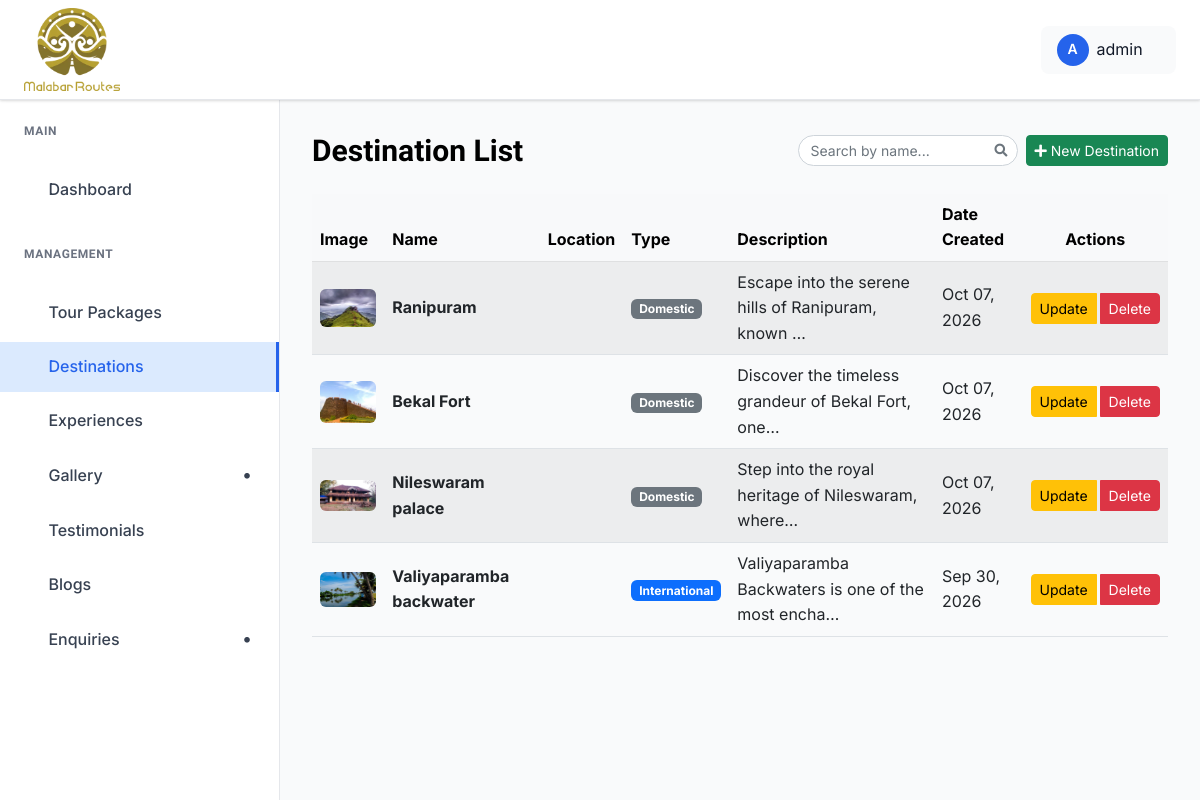
/dashboard/destinations/ (signed in), run on the app's committed database.
### malabar_routes_app/models.py (models this page shows, shortened)
class OptimizedImageModel(models.Model):
    image_fields = []
    class Meta:
        abstract = True

class Destination(OptimizedImageModel):
    image_fields = ["image"]
    DOMESTIC = "domestic"
    INTERNATIONAL = "international"
    DESTINATION_TYPE_CHOICES = [
        (DOMESTIC, "Domestic"),
        (INTERNATIONAL, "International"),
    ]
    name = models.CharField(max_length=200)
    slug = models.SlugField(unique=True, blank=True)
    description = models.TextField()
    image = models.ImageField(upload_to="destinations/")
    location = models.CharField(
        max_length=200,
        blank=True,
        help_text="Country or region"
    )
    destination_type = models.CharField(
        max_length=20,
        choices=DESTINATION_TYPE_CHOICES,
        default=DOMESTIC,
        help_text="Select destination type"
    )
    created_at = models.DateTimeField(auto_now_add=True)
    class Meta:
        ordering = ["-created_at"]
        verbose_name_plural = "Destinations"

### malabar_routes_app/views.py (the view)
@admin_required
def admin_destination_list(request):
    destinations = Paginator(
        Destination.objects.order_by("-created_at"),
        10,
    ).get_page(
        request.GET.get("page")
    )
    return render(
        request,
        "admin_pages/destination_list.html",
        {
            "destinations": destinations,
        },
    )

### malabar_routes_app/views.py (called while the page is built, shortened)
def admin_required(view_func):
    @wraps(view_func)
    @login_required(login_url="admin_login")
    def wrapper(request, *args, **kwargs):
        return view_func(
            request,
            *args,
            **kwargs
        )
    return wrapper

def booking_packages(request):
    return {"booking_packages": TourPackage.objects.order_by("-created_at")}

### templates/admin_pages/destination_list.html (shortened to what this page needs)
{% extends "admin_pages/base.html" %}
{% load static %}
{% block content %}
<div class="dashboard__form__wraper">
    <div class="create__course__title mb-4 d-flex flex-wrap justify-content-between align-items-center gap-2">
        <h4 class="mb-0">Destination List</h4>
        <div class="d-flex align-items-center gap-2 ms-auto">
            <div class="search-box">
                <input type="text" id="activitySearchInput" class="form-control form-control-sm" placeholder="Search by name...">
            </div>
        </div>
        <a href="{% url 'destination_create' %}" class="btn btn-success btn-sm">
            <i class="fas fa-plus"></i> New Destination
        </a>
    </div>
    <div class="custom-table-container">
        <table class="table table-striped table-hover align-middle">
            <thead class="table-light">
                <tr>
                    <th scope="col">Image</th>
                    <th scope="col">Name</th>
                    <th scope="col">Location</th>
                    <th scope="col">Type</th>
                    <th scope="col">Description</th>
                    <th scope="col">Date Created</th>
                    <th scope="col" class="text-center">Actions</th>
                </tr>
            </thead>
            <tbody>
                {% for destination in destinations %}
                <tr>
                    <td>
                        {% if destination.image %}
                        <img src="{{ destination.image.url }}" alt="{{ destination.name }}" class="img-fluid rounded"
                            width="80" height="60" style="object-fit: cover;">
                        {% else %}
                        <img src="https://via.placeholder.com/80x60?text=No+Image" alt="No Image"
                            class="img-fluid rounded" width="80" height="60">
                        {% endif %}
                    </td>
                    <td><strong>{{ destination.name }}</strong></td>
                    <td></td>
                    <td>
            {% if destination.destination_type == "international" %}
            <span class="badge bg-primary">International</span>
            {% else %}
            <span class="badge bg-secondary">Domestic</span>
            {% endif %}
        </td>
                    <td class="description-cell">{{ destination.description|striptags|truncatechars:50 }}</td>
                    <td>{{ destination.created_at|date:"M d, Y" }}</td>
                    <td class="text-center">
                        <div class="btn-group" role="group">
                            <a href="{% url 'destination_update' destination.id %}" class="btn btn-sm btn-warning me-1">
                                Update
                            </a>
                            <button type="button" class="btn btn-sm btn-danger" data-bs-toggle="modal"
                                data-bs-target="#deleteDestinationModal{{ destination.id }}">
                                Delete
                            </button>
                        </div>
                    </td>
                </tr>
                {% endfor %}
            </tbody>
        </table>
    </div>
</div>
{% endblock %}

### templates/admin_pages/base.html (shortened to what this page needs)
{% load static %}
<!DOCTYPE html>
<html class="no-js" lang="en">
<head>
    <link rel="stylesheet" href="https://cdnjs.cloudflare.com/ajax/libs/toastr.js/latest/toastr.min.css">
    <link href="https://cdnjs.cloudflare.com/ajax/libs/font-awesome/5.15.4/css/all.min.css" rel="stylesheet">
    <link rel="stylesheet" href="{% static 'admin-static/assets/css/bootstrap.min.css' %}">
    <link rel="stylesheet" href="{% static 'admin-static/assets/css/icofont.min.css' %}">
    <link rel="stylesheet" href="{% static 'admin-static/assets/css/style.css' %}">
</head>
<body>
    <header class="dashboard-header">
        <div class="header-left">
            <a href="{% url 'admin_dashboard' %}" class="logo">
                <img src="{% static 'malabar-static/logo.webp' %}" alt="Malabar Routes Logo">
            </a>
        </div>
        <div class="header-right">
            <div class="user-profile-dropdown">
                <div class="user-profile-toggle">
                    <div class="user-avatar">
                        {{ request.user.username|first|upper }}
                    </div>
                    <span>{{ request.user.username}}</span>
                    <i class="icofont-simple-down"></i>
                </div>
            </div>
        </div>
    </header>
    <aside class="dashboard-sidebar" id="dashboardSidebar">
        <div class="sidebar-content">
            <div class="sidebar-section">
                <h6 class="sidebar-title">Main</h6>
                <ul class="sidebar-menu">
                    <li>
                        <a href="{% url 'admin_dashboard' %}"
                            class="{% if request.resolver_match.url_name == 'admin_dashboard' %}active{% endif %}">
                            <i class="icofont-dashboard"></i>
                            Dashboard
                        </a>
                    </li>
                </ul>
            </div>
            <div class="sidebar-section">
                <h6 class="sidebar-title">Management</h6>
                <ul class="sidebar-menu">
                    <li>
                        <a href="{% url 'admin_package_list' %}"
                            class="{% if request.resolver_match.url_name == 'admin_package_list' %}active{% endif %}">
                            <i class="icofont-package"></i>
                            Tour Packages
                        </a>
                    </li>
                    <li>
                        <a href="{% url 'admin_destination_list' %}"
                            class="{% if request.resolver_match.url_name == 'admin_destination_list' %}active{% endif %}">
                            <i class="icofont-location-pin"></i>
                            Destinations
                        </a>
                    </li>
                    <li>
                        <a href="{% url 'admin_activity_list' %}"
                            class="">
                            <i class="icofont-travelling"></i>
                            Experiences
                        </a>
                    </li>
                    <li
                        class="has-dropdown {% if request.resolver_match.url_name == 'list_image' or request.resolver_match.url_name == 'category_list' %}open{% endif %}">
                        <a href="#">
                            <i class="icofont-picture"></i>
                            Gallery
                        </a>
                    </li>
                    <li>
                        <a href="{% url 'review_list' %}"
                            class="{% if request.resolver_match.url_name == 'review_list' %}active{% endif %}">
                            <i class="icofont-quote-left"></i>
                            Testimonials
                        </a>
                    </li>
                    <li>
                        <a href="{% url 'admin_blog_list' %}"
                            class="{% if request.resolver_match.url_name == 'admin_blog_list' %}active{% endif %}">
                            <i class="icofont-newspaper"></i>
                            Blogs
                        </a>
                    </li>
                    <li class="has-dropdown">
                        <a href="#">
                            <i class="icofont-ui-messaging"></i>
                            Enquiries
                        </a>
                    </li>
                </ul>
            </div>
        </div>
    </aside>
    <main class="dashboard-main">
        <div class="dashboard-content">
            {% block content %}{% endblock %}
        </div>
    </main>
</body>
</html>

### templates/admin_pages/base.html (style rules this page uses)
:root { --primary-blue: #2563eb; --dark-blue: #1e40af; --light-blue: #dbeafe; --sidebar-width: 280px; --header-height: 100px; --white: #ffffff; --gray-50: #f9fafb; --gray-100: #f3f4f6; --gray-200: #e5e7eb; --gray-300: #d1d5db; --gray-500: #6b7280; --gray-700: #374151; --gray-800: #1f2937; --gray-900: #111827; --shadow: 0 1px 3px 0 rgba(0, 0, 0, 0.1), 0 1px 2px 0 rgba(0, 0, 0, 0.06); --shadow-lg: 0 10px 15px -3px rgba(0, 0, 0, 0.1), 0 4px 6px -2px rgba(0, 0, 0, 0.05); }
* { margin: 0; padding: 0; box-sizing: border-box; }
body { font-family: 'Inter', 'Segoe UI', Tahoma, Geneva, Verdana, sans-serif; background-color: var(--gray-50); color: var(--gray-900); line-height: 1.6; }
.dashboard-header { position: fixed; top: 0; left: 0; right: 0; height: var(--header-height); background: var(--white); border-bottom: 1px solid var(--gray-200); box-shadow: var(--shadow); z-index: 1000; display: flex; align-items: center; padding: 0 24px; }
.header-left { display: flex; align-items: center; gap: 16px; }
.logo { display: flex; align-items: center; gap: 8px; color: var(--primary-blue); font-weight: 700; font-size: 20px; text-decoration: none; }
.logo img { height: 84px; width: auto; object-fit: contain; }
.header-right { margin-left: auto; display: flex; align-items: center; gap: 16px; }
.user-avatar { width: 32px; height: 32px; border-radius: 50%; background: var(--primary-blue); display: flex; align-items: center; justify-content: center; color: var(--white); font-weight: 600; font-size: 14px; }
.dashboard-sidebar { position: fixed; top: var(--header-height); left: 0; width: var(--sidebar-width); height: calc(100vh - var(--header-height)); background: var(--white); border-right: 1px solid var(--gray-200); overflow-y: auto; z-index: 999; transition: transform 0.3s ease; }
.sidebar-content { padding: 24px 0; }
.sidebar-section { margin-bottom: 32px; }
.sidebar-title { padding: 0 24px 12px; font-size: 12px; font-weight: 600; text-transform: uppercase; color: var(--gray-500); letter-spacing: 0.05em; }
.sidebar-menu { list-style: none; }
.sidebar-menu li { margin-bottom: 4px; display: block; width: 100%; }
.sidebar-menu a { display: flex; align-items: center; gap: 12px; padding: 12px 24px; color: var(--gray-700); text-decoration: none; font-weight: 500; transition: all 0.2s; position: relative; }
.sidebar-menu a.active { background: var(--light-blue); color: var(--primary-blue); border-right: 3px solid var(--primary-blue); }
.has-dropdown>a::after { content: '•'; font-family: inherit; font-weight: bold; font-size: 18px; margin-left: auto; transition: transform 0.3s ease; display: inline-block; width: 16px; text-align: center; }
.dashboard-main { margin-left: var(--sidebar-width); margin-top: var(--header-height); min-height: calc(100vh - var(--header-height)); overflow-y: auto; }
.dashboard-content { padding: 32px; }
.user-profile-dropdown { position: relative; margin-left: 10px; }
.user-profile-toggle { display: flex; align-items: center; gap: 8px; padding: 8px 16px; border-radius: 8px; background: var(--gray-50); cursor: pointer; transition: all 0.2s; }
.user-profile-toggle i { font-size: 12px; transition: transform 0.3s ease; }
.search-box { width: 220px; position: relative; transition: all 0.3s ease; }
.search-box input { width: 100%; border-radius: 20px; padding-left: 12px; padding-right: 32px; font-size: 14px; transition: all 0.2s ease; }
.search-box::after { content: "\f002"; font-family: "Font Awesome 5 Free"; font-weight: 900; position: absolute; right: 10px; top: 50%; transform: translateY(-50%); color: #6c757d; pointer-events: none; font-size: 13px; }
body { -webkit-user-select: none; -moz-user-select: none; -ms-user-select: none; user-select: none; }

### data on the page
Destination: image (picture), name "Ranipuram", destination_type "Domestic", description "Escape into the serene hills of Ranipuram, known …", created_at "Oct 07, 2026"
Destination: image (picture), name "Bekal Fort", destination_type "Domestic", description "Discover the timeless grandeur of Bekal Fort, one…", created_at "Oct 07, 2026"
Destination: image (picture), name "Nileswaram palace", destination_type "Domestic", description "Step into the royal heritage of Nileswaram, where…", created_at "Oct 07, 2026"
Destination: image (picture), name "Valiyaparamba backwater", destination_type "International", description "Valiyaparamba Backwaters is one of the most encha…", created_at "Sep 30, 2026"

### other printed values
{{ request.user.username|first|upper }} "A"
{{ request.user.username }} "admin"
